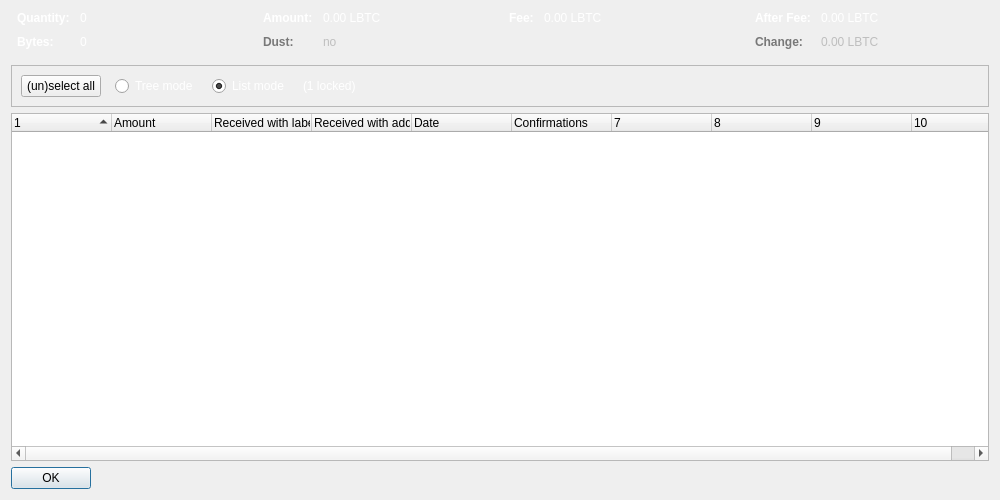
<?xml version="1.0" encoding="UTF-8"?>
<ui version="4.0">
 <class>CoinControlDialog</class>
 <widget class="QDialog" name="CoinControlDialog">
  <property name="geometry">
   <rect>
    <x>0</x>
    <y>0</y>
    <width>1000</width>
    <height>500</height>
   </rect>
  </property>
  <property name="windowTitle">
   <string>Coin Selection</string>
  </property>
  <layout class="QVBoxLayout" name="verticalLayout">
   <item>
    <layout class="QHBoxLayout" name="horizontalLayoutTop" stretch="0,0,0,0">
     <property name="topMargin">
      <number>0</number>
     </property>
     <property name="bottomMargin">
      <number>10</number>
     </property>
     <item>
      <layout class="QFormLayout" name="formLayoutCoinControl1">
       <property name="horizontalSpacing">
        <number>10</number>
       </property>
       <property name="verticalSpacing">
        <number>10</number>
       </property>
       <property name="leftMargin">
        <number>6</number>
       </property>
       <property name="rightMargin">
        <number>6</number>
       </property>
       <item row="0" column="0">
        <widget class="QLabel" name="labelCoinControlQuantityText">
         <property name="palette">
          <palette>
           <active>
            <colorrole role="WindowText">
             <brush brushstyle="SolidPattern">
              <color alpha="255">
               <red>255</red>
               <green>255</green>
               <blue>255</blue>
              </color>
             </brush>
            </colorrole>
           </active>
           <inactive>
            <colorrole role="WindowText">
             <brush brushstyle="SolidPattern">
              <color alpha="255">
               <red>255</red>
               <green>255</green>
               <blue>255</blue>
              </color>
             </brush>
            </colorrole>
           </inactive>
           <disabled>
            <colorrole role="WindowText">
             <brush brushstyle="SolidPattern">
              <color alpha="255">
               <red>120</red>
               <green>120</green>
               <blue>120</blue>
              </color>
             </brush>
            </colorrole>
           </disabled>
          </palette>
         </property>
         <property name="font">
          <font>
           <weight>75</weight>
           <bold>true</bold>
          </font>
         </property>
         <property name="text">
          <string>Quantity:</string>
         </property>
        </widget>
       </item>
       <item row="0" column="1">
        <widget class="QLabel" name="labelCoinControlQuantity">
         <property name="palette">
          <palette>
           <active>
            <colorrole role="WindowText">
             <brush brushstyle="SolidPattern">
              <color alpha="255">
               <red>255</red>
               <green>255</green>
               <blue>255</blue>
              </color>
             </brush>
            </colorrole>
           </active>
           <inactive>
            <colorrole role="WindowText">
             <brush brushstyle="SolidPattern">
              <color alpha="255">
               <red>255</red>
               <green>255</green>
               <blue>255</blue>
              </color>
             </brush>
            </colorrole>
           </inactive>
           <disabled>
            <colorrole role="WindowText">
             <brush brushstyle="SolidPattern">
              <color alpha="255">
               <red>120</red>
               <green>120</green>
               <blue>120</blue>
              </color>
             </brush>
            </colorrole>
           </disabled>
          </palette>
         </property>
         <property name="cursor">
          <cursorShape>IBeamCursor</cursorShape>
         </property>
         <property name="contextMenuPolicy">
          <enum>Qt::ActionsContextMenu</enum>
         </property>
         <property name="text">
          <string notr="true">0</string>
         </property>
         <property name="textInteractionFlags">
          <set>Qt::LinksAccessibleByMouse|Qt::TextSelectableByKeyboard|Qt::TextSelectableByMouse</set>
         </property>
        </widget>
       </item>
       <item row="1" column="0">
        <widget class="QLabel" name="labelCoinControlBytesText">
         <property name="palette">
          <palette>
           <active>
            <colorrole role="WindowText">
             <brush brushstyle="SolidPattern">
              <color alpha="255">
               <red>255</red>
               <green>255</green>
               <blue>255</blue>
              </color>
             </brush>
            </colorrole>
           </active>
           <inactive>
            <colorrole role="WindowText">
             <brush brushstyle="SolidPattern">
              <color alpha="255">
               <red>255</red>
               <green>255</green>
               <blue>255</blue>
              </color>
             </brush>
            </colorrole>
           </inactive>
           <disabled>
            <colorrole role="WindowText">
             <brush brushstyle="SolidPattern">
              <color alpha="255">
               <red>120</red>
               <green>120</green>
               <blue>120</blue>
              </color>
             </brush>
            </colorrole>
           </disabled>
          </palette>
         </property>
         <property name="font">
          <font>
           <weight>75</weight>
           <bold>true</bold>
          </font>
         </property>
         <property name="text">
          <string>Bytes:</string>
         </property>
        </widget>
       </item>
       <item row="1" column="1">
        <widget class="QLabel" name="labelCoinControlBytes">
         <property name="palette">
          <palette>
           <active>
            <colorrole role="WindowText">
             <brush brushstyle="SolidPattern">
              <color alpha="255">
               <red>255</red>
               <green>255</green>
               <blue>255</blue>
              </color>
             </brush>
            </colorrole>
           </active>
           <inactive>
            <colorrole role="WindowText">
             <brush brushstyle="SolidPattern">
              <color alpha="255">
               <red>255</red>
               <green>255</green>
               <blue>255</blue>
              </color>
             </brush>
            </colorrole>
           </inactive>
           <disabled>
            <colorrole role="WindowText">
             <brush brushstyle="SolidPattern">
              <color alpha="255">
               <red>120</red>
               <green>120</green>
               <blue>120</blue>
              </color>
             </brush>
            </colorrole>
           </disabled>
          </palette>
         </property>
         <property name="cursor">
          <cursorShape>IBeamCursor</cursorShape>
         </property>
         <property name="contextMenuPolicy">
          <enum>Qt::ActionsContextMenu</enum>
         </property>
         <property name="text">
          <string notr="true">0</string>
         </property>
         <property name="textInteractionFlags">
          <set>Qt::LinksAccessibleByMouse|Qt::TextSelectableByKeyboard|Qt::TextSelectableByMouse</set>
         </property>
        </widget>
       </item>
      </layout>
     </item>
     <item>
      <layout class="QFormLayout" name="formLayoutCoinControl2">
       <property name="horizontalSpacing">
        <number>10</number>
       </property>
       <property name="verticalSpacing">
        <number>10</number>
       </property>
       <property name="leftMargin">
        <number>6</number>
       </property>
       <property name="rightMargin">
        <number>6</number>
       </property>
       <item row="0" column="0">
        <widget class="QLabel" name="labelCoinControlAmountText">
         <property name="palette">
          <palette>
           <active>
            <colorrole role="WindowText">
             <brush brushstyle="SolidPattern">
              <color alpha="255">
               <red>255</red>
               <green>255</green>
               <blue>255</blue>
              </color>
             </brush>
            </colorrole>
           </active>
           <inactive>
            <colorrole role="WindowText">
             <brush brushstyle="SolidPattern">
              <color alpha="255">
               <red>255</red>
               <green>255</green>
               <blue>255</blue>
              </color>
             </brush>
            </colorrole>
           </inactive>
           <disabled>
            <colorrole role="WindowText">
             <brush brushstyle="SolidPattern">
              <color alpha="255">
               <red>120</red>
               <green>120</green>
               <blue>120</blue>
              </color>
             </brush>
            </colorrole>
           </disabled>
          </palette>
         </property>
         <property name="font">
          <font>
           <weight>75</weight>
           <bold>true</bold>
          </font>
         </property>
         <property name="text">
          <string>Amount:</string>
         </property>
        </widget>
       </item>
       <item row="0" column="1">
        <widget class="QLabel" name="labelCoinControlAmount">
         <property name="palette">
          <palette>
           <active>
            <colorrole role="WindowText">
             <brush brushstyle="SolidPattern">
              <color alpha="255">
               <red>255</red>
               <green>255</green>
               <blue>255</blue>
              </color>
             </brush>
            </colorrole>
           </active>
           <inactive>
            <colorrole role="WindowText">
             <brush brushstyle="SolidPattern">
              <color alpha="255">
               <red>255</red>
               <green>255</green>
               <blue>255</blue>
              </color>
             </brush>
            </colorrole>
           </inactive>
           <disabled>
            <colorrole role="WindowText">
             <brush brushstyle="SolidPattern">
              <color alpha="255">
               <red>120</red>
               <green>120</green>
               <blue>120</blue>
              </color>
             </brush>
            </colorrole>
           </disabled>
          </palette>
         </property>
         <property name="cursor">
          <cursorShape>IBeamCursor</cursorShape>
         </property>
         <property name="contextMenuPolicy">
          <enum>Qt::ActionsContextMenu</enum>
         </property>
         <property name="text">
          <string notr="true">0.00 LBTC</string>
         </property>
         <property name="textInteractionFlags">
          <set>Qt::LinksAccessibleByMouse|Qt::TextSelectableByKeyboard|Qt::TextSelectableByMouse</set>
         </property>
        </widget>
       </item>
       <item row="1" column="0">
        <widget class="QLabel" name="labelCoinControlLowOutputText">
         <property name="enabled">
          <bool>false</bool>
         </property>
         <property name="palette">
          <palette>
           <active>
            <colorrole role="WindowText">
             <brush brushstyle="SolidPattern">
              <color alpha="255">
               <red>255</red>
               <green>255</green>
               <blue>255</blue>
              </color>
             </brush>
            </colorrole>
           </active>
           <inactive>
            <colorrole role="WindowText">
             <brush brushstyle="SolidPattern">
              <color alpha="255">
               <red>255</red>
               <green>255</green>
               <blue>255</blue>
              </color>
             </brush>
            </colorrole>
           </inactive>
           <disabled>
            <colorrole role="WindowText">
             <brush brushstyle="SolidPattern">
              <color alpha="255">
               <red>120</red>
               <green>120</green>
               <blue>120</blue>
              </color>
             </brush>
            </colorrole>
           </disabled>
          </palette>
         </property>
         <property name="font">
          <font>
           <weight>75</weight>
           <bold>true</bold>
          </font>
         </property>
         <property name="text">
          <string>Dust:</string>
         </property>
        </widget>
       </item>
       <item row="1" column="1">
        <widget class="QLabel" name="labelCoinControlLowOutput">
         <property name="enabled">
          <bool>false</bool>
         </property>
         <property name="palette">
          <palette>
           <active>
            <colorrole role="WindowText">
             <brush brushstyle="SolidPattern">
              <color alpha="255">
               <red>255</red>
               <green>255</green>
               <blue>255</blue>
              </color>
             </brush>
            </colorrole>
           </active>
           <inactive>
            <colorrole role="WindowText">
             <brush brushstyle="SolidPattern">
              <color alpha="255">
               <red>255</red>
               <green>255</green>
               <blue>255</blue>
              </color>
             </brush>
            </colorrole>
           </inactive>
           <disabled>
            <colorrole role="WindowText">
             <brush brushstyle="SolidPattern">
              <color alpha="255">
               <red>120</red>
               <green>120</green>
               <blue>120</blue>
              </color>
             </brush>
            </colorrole>
           </disabled>
          </palette>
         </property>
         <property name="cursor">
          <cursorShape>IBeamCursor</cursorShape>
         </property>
         <property name="contextMenuPolicy">
          <enum>Qt::ActionsContextMenu</enum>
         </property>
         <property name="text">
          <string notr="true">no</string>
         </property>
         <property name="textInteractionFlags">
          <set>Qt::LinksAccessibleByMouse|Qt::TextSelectableByKeyboard|Qt::TextSelectableByMouse</set>
         </property>
        </widget>
       </item>
      </layout>
     </item>
     <item>
      <layout class="QFormLayout" name="formLayoutCoinControl3">
       <property name="horizontalSpacing">
        <number>10</number>
       </property>
       <property name="verticalSpacing">
        <number>10</number>
       </property>
       <property name="leftMargin">
        <number>6</number>
       </property>
       <property name="rightMargin">
        <number>6</number>
       </property>
       <item row="0" column="0">
        <widget class="QLabel" name="labelCoinControlFeeText">
         <property name="palette">
          <palette>
           <active>
            <colorrole role="WindowText">
             <brush brushstyle="SolidPattern">
              <color alpha="255">
               <red>255</red>
               <green>255</green>
               <blue>255</blue>
              </color>
             </brush>
            </colorrole>
           </active>
           <inactive>
            <colorrole role="WindowText">
             <brush brushstyle="SolidPattern">
              <color alpha="255">
               <red>255</red>
               <green>255</green>
               <blue>255</blue>
              </color>
             </brush>
            </colorrole>
           </inactive>
           <disabled>
            <colorrole role="WindowText">
             <brush brushstyle="SolidPattern">
              <color alpha="255">
               <red>120</red>
               <green>120</green>
               <blue>120</blue>
              </color>
             </brush>
            </colorrole>
           </disabled>
          </palette>
         </property>
         <property name="font">
          <font>
           <weight>75</weight>
           <bold>true</bold>
          </font>
         </property>
         <property name="text">
          <string>Fee:</string>
         </property>
        </widget>
       </item>
       <item row="0" column="1">
        <widget class="QLabel" name="labelCoinControlFee">
         <property name="palette">
          <palette>
           <active>
            <colorrole role="WindowText">
             <brush brushstyle="SolidPattern">
              <color alpha="255">
               <red>255</red>
               <green>255</green>
               <blue>255</blue>
              </color>
             </brush>
            </colorrole>
           </active>
           <inactive>
            <colorrole role="WindowText">
             <brush brushstyle="SolidPattern">
              <color alpha="255">
               <red>255</red>
               <green>255</green>
               <blue>255</blue>
              </color>
             </brush>
            </colorrole>
           </inactive>
           <disabled>
            <colorrole role="WindowText">
             <brush brushstyle="SolidPattern">
              <color alpha="255">
               <red>120</red>
               <green>120</green>
               <blue>120</blue>
              </color>
             </brush>
            </colorrole>
           </disabled>
          </palette>
         </property>
         <property name="cursor">
          <cursorShape>IBeamCursor</cursorShape>
         </property>
         <property name="contextMenuPolicy">
          <enum>Qt::ActionsContextMenu</enum>
         </property>
         <property name="text">
          <string notr="true">0.00 LBTC</string>
         </property>
         <property name="textInteractionFlags">
          <set>Qt::LinksAccessibleByMouse|Qt::TextSelectableByKeyboard|Qt::TextSelectableByMouse</set>
         </property>
        </widget>
       </item>
      </layout>
     </item>
     <item>
      <layout class="QFormLayout" name="formLayoutCoinControl4">
       <property name="horizontalSpacing">
        <number>10</number>
       </property>
       <property name="verticalSpacing">
        <number>10</number>
       </property>
       <property name="leftMargin">
        <number>6</number>
       </property>
       <property name="rightMargin">
        <number>6</number>
       </property>
       <item row="0" column="0">
        <widget class="QLabel" name="labelCoinControlAfterFeeText">
         <property name="palette">
          <palette>
           <active>
            <colorrole role="WindowText">
             <brush brushstyle="SolidPattern">
              <color alpha="255">
               <red>255</red>
               <green>255</green>
               <blue>255</blue>
              </color>
             </brush>
            </colorrole>
           </active>
           <inactive>
            <colorrole role="WindowText">
             <brush brushstyle="SolidPattern">
              <color alpha="255">
               <red>255</red>
               <green>255</green>
               <blue>255</blue>
              </color>
             </brush>
            </colorrole>
           </inactive>
           <disabled>
            <colorrole role="WindowText">
             <brush brushstyle="SolidPattern">
              <color alpha="255">
               <red>120</red>
               <green>120</green>
               <blue>120</blue>
              </color>
             </brush>
            </colorrole>
           </disabled>
          </palette>
         </property>
         <property name="font">
          <font>
           <weight>75</weight>
           <bold>true</bold>
          </font>
         </property>
         <property name="text">
          <string>After Fee:</string>
         </property>
        </widget>
       </item>
       <item row="0" column="1">
        <widget class="QLabel" name="labelCoinControlAfterFee">
         <property name="palette">
          <palette>
           <active>
            <colorrole role="WindowText">
             <brush brushstyle="SolidPattern">
              <color alpha="255">
               <red>255</red>
               <green>255</green>
               <blue>255</blue>
              </color>
             </brush>
            </colorrole>
           </active>
           <inactive>
            <colorrole role="WindowText">
             <brush brushstyle="SolidPattern">
              <color alpha="255">
               <red>255</red>
               <green>255</green>
               <blue>255</blue>
              </color>
             </brush>
            </colorrole>
           </inactive>
           <disabled>
            <colorrole role="WindowText">
             <brush brushstyle="SolidPattern">
              <color alpha="255">
               <red>120</red>
               <green>120</green>
               <blue>120</blue>
              </color>
             </brush>
            </colorrole>
           </disabled>
          </palette>
         </property>
         <property name="cursor">
          <cursorShape>IBeamCursor</cursorShape>
         </property>
         <property name="contextMenuPolicy">
          <enum>Qt::ActionsContextMenu</enum>
         </property>
         <property name="text">
          <string notr="true">0.00 LBTC</string>
         </property>
         <property name="textInteractionFlags">
          <set>Qt::LinksAccessibleByMouse|Qt::TextSelectableByKeyboard|Qt::TextSelectableByMouse</set>
         </property>
        </widget>
       </item>
       <item row="1" column="0">
        <widget class="QLabel" name="labelCoinControlChangeText">
         <property name="enabled">
          <bool>false</bool>
         </property>
         <property name="palette">
          <palette>
           <active>
            <colorrole role="WindowText">
             <brush brushstyle="SolidPattern">
              <color alpha="255">
               <red>255</red>
               <green>255</green>
               <blue>255</blue>
              </color>
             </brush>
            </colorrole>
           </active>
           <inactive>
            <colorrole role="WindowText">
             <brush brushstyle="SolidPattern">
              <color alpha="255">
               <red>255</red>
               <green>255</green>
               <blue>255</blue>
              </color>
             </brush>
            </colorrole>
           </inactive>
           <disabled>
            <colorrole role="WindowText">
             <brush brushstyle="SolidPattern">
              <color alpha="255">
               <red>120</red>
               <green>120</green>
               <blue>120</blue>
              </color>
             </brush>
            </colorrole>
           </disabled>
          </palette>
         </property>
         <property name="font">
          <font>
           <weight>75</weight>
           <bold>true</bold>
          </font>
         </property>
         <property name="text">
          <string>Change:</string>
         </property>
        </widget>
       </item>
       <item row="1" column="1">
        <widget class="QLabel" name="labelCoinControlChange">
         <property name="enabled">
          <bool>false</bool>
         </property>
         <property name="palette">
          <palette>
           <active>
            <colorrole role="WindowText">
             <brush brushstyle="SolidPattern">
              <color alpha="255">
               <red>255</red>
               <green>255</green>
               <blue>255</blue>
              </color>
             </brush>
            </colorrole>
           </active>
           <inactive>
            <colorrole role="WindowText">
             <brush brushstyle="SolidPattern">
              <color alpha="255">
               <red>255</red>
               <green>255</green>
               <blue>255</blue>
              </color>
             </brush>
            </colorrole>
           </inactive>
           <disabled>
            <colorrole role="WindowText">
             <brush brushstyle="SolidPattern">
              <color alpha="255">
               <red>120</red>
               <green>120</green>
               <blue>120</blue>
              </color>
             </brush>
            </colorrole>
           </disabled>
          </palette>
         </property>
         <property name="cursor">
          <cursorShape>IBeamCursor</cursorShape>
         </property>
         <property name="contextMenuPolicy">
          <enum>Qt::ActionsContextMenu</enum>
         </property>
         <property name="text">
          <string notr="true">0.00 LBTC</string>
         </property>
         <property name="textInteractionFlags">
          <set>Qt::LinksAccessibleByMouse|Qt::TextSelectableByKeyboard|Qt::TextSelectableByMouse</set>
         </property>
        </widget>
       </item>
      </layout>
     </item>
    </layout>
   </item>
   <item>
    <widget class="QFrame" name="frame">
     <property name="minimumSize">
      <size>
       <width>0</width>
       <height>40</height>
      </size>
     </property>
     <property name="frameShape">
      <enum>QFrame::StyledPanel</enum>
     </property>
     <property name="frameShadow">
      <enum>QFrame::Sunken</enum>
     </property>
     <layout class="QHBoxLayout" name="horizontalLayout">
      <item>
       <layout class="QHBoxLayout" name="horizontalLayoutPanel" stretch="0,0,0,0,0">
        <property name="spacing">
         <number>14</number>
        </property>
        <item>
         <widget class="QPushButton" name="pushButtonSelectAll">
          <property name="sizePolicy">
           <sizepolicy hsizetype="Maximum" vsizetype="Fixed">
            <horstretch>0</horstretch>
            <verstretch>0</verstretch>
           </sizepolicy>
          </property>
          <property name="text">
           <string>(un)select all</string>
          </property>
          <property name="autoDefault">
           <bool>false</bool>
          </property>
         </widget>
        </item>
        <item>
         <widget class="QRadioButton" name="radioTreeMode">
          <property name="sizePolicy">
           <sizepolicy hsizetype="Maximum" vsizetype="Fixed">
            <horstretch>0</horstretch>
            <verstretch>0</verstretch>
           </sizepolicy>
          </property>
          <property name="palette">
           <palette>
            <active>
             <colorrole role="WindowText">
              <brush brushstyle="SolidPattern">
               <color alpha="255">
                <red>255</red>
                <green>255</green>
                <blue>255</blue>
               </color>
              </brush>
             </colorrole>
            </active>
            <inactive>
             <colorrole role="WindowText">
              <brush brushstyle="SolidPattern">
               <color alpha="255">
                <red>255</red>
                <green>255</green>
                <blue>255</blue>
               </color>
              </brush>
             </colorrole>
            </inactive>
            <disabled>
             <colorrole role="WindowText">
              <brush brushstyle="SolidPattern">
               <color alpha="255">
                <red>120</red>
                <green>120</green>
                <blue>120</blue>
               </color>
              </brush>
             </colorrole>
            </disabled>
           </palette>
          </property>
          <property name="text">
           <string>Tree mode</string>
          </property>
         </widget>
        </item>
        <item>
         <widget class="QRadioButton" name="radioListMode">
          <property name="sizePolicy">
           <sizepolicy hsizetype="Maximum" vsizetype="Fixed">
            <horstretch>0</horstretch>
            <verstretch>0</verstretch>
           </sizepolicy>
          </property>
          <property name="palette">
           <palette>
            <active>
             <colorrole role="WindowText">
              <brush brushstyle="SolidPattern">
               <color alpha="255">
                <red>255</red>
                <green>255</green>
                <blue>255</blue>
               </color>
              </brush>
             </colorrole>
            </active>
            <inactive>
             <colorrole role="WindowText">
              <brush brushstyle="SolidPattern">
               <color alpha="255">
                <red>255</red>
                <green>255</green>
                <blue>255</blue>
               </color>
              </brush>
             </colorrole>
            </inactive>
            <disabled>
             <colorrole role="WindowText">
              <brush brushstyle="SolidPattern">
               <color alpha="255">
                <red>120</red>
                <green>120</green>
                <blue>120</blue>
               </color>
              </brush>
             </colorrole>
            </disabled>
           </palette>
          </property>
          <property name="text">
           <string>List mode</string>
          </property>
          <property name="checked">
           <bool>true</bool>
          </property>
         </widget>
        </item>
        <item>
         <widget class="QLabel" name="labelLocked">
          <property name="palette">
           <palette>
            <active>
             <colorrole role="WindowText">
              <brush brushstyle="SolidPattern">
               <color alpha="255">
                <red>255</red>
                <green>255</green>
                <blue>255</blue>
               </color>
              </brush>
             </colorrole>
            </active>
            <inactive>
             <colorrole role="WindowText">
              <brush brushstyle="SolidPattern">
               <color alpha="255">
                <red>255</red>
                <green>255</green>
                <blue>255</blue>
               </color>
              </brush>
             </colorrole>
            </inactive>
            <disabled>
             <colorrole role="WindowText">
              <brush brushstyle="SolidPattern">
               <color alpha="255">
                <red>120</red>
                <green>120</green>
                <blue>120</blue>
               </color>
              </brush>
             </colorrole>
            </disabled>
           </palette>
          </property>
          <property name="text">
           <string notr="true">(1 locked)</string>
          </property>
         </widget>
        </item>
        <item>
         <spacer name="horizontalSpacer">
          <property name="orientation">
           <enum>Qt::Horizontal</enum>
          </property>
          <property name="sizeHint" stdset="0">
           <size>
            <width>40</width>
            <height>20</height>
           </size>
          </property>
         </spacer>
        </item>
       </layout>
      </item>
     </layout>
    </widget>
   </item>
   <item>
    <widget class="CoinControlTreeWidget" name="treeWidget">
     <property name="contextMenuPolicy">
      <enum>Qt::CustomContextMenu</enum>
     </property>
     <property name="sortingEnabled">
      <bool>false</bool>
     </property>
     <property name="columnCount">
      <number>10</number>
     </property>
     <attribute name="headerShowSortIndicator" stdset="0">
      <bool>true</bool>
     </attribute>
     <attribute name="headerStretchLastSection">
      <bool>false</bool>
     </attribute>
     <column>
      <property name="text">
       <string/>
      </property>
     </column>
     <column>
      <property name="text">
       <string>Amount</string>
      </property>
     </column>
     <column>
      <property name="text">
       <string>Received with label</string>
      </property>
     </column>
     <column>
      <property name="text">
       <string>Received with address</string>
      </property>
     </column>
     <column>
      <property name="text">
       <string>Date</string>
      </property>
     </column>
     <column>
      <property name="text">
       <string>Confirmations</string>
      </property>
      <property name="toolTip">
       <string>Confirmed</string>
      </property>
     </column>
     <column>
      <property name="text">
       <string/>
      </property>
     </column>
     <column>
      <property name="text">
       <string/>
      </property>
     </column>
     <column>
      <property name="text">
       <string/>
      </property>
     </column>
     <column>
      <property name="text">
       <string/>
      </property>
     </column>
    </widget>
   </item>
   <item>
    <widget class="QDialogButtonBox" name="buttonBox">
     <property name="sizePolicy">
      <sizepolicy hsizetype="Maximum" vsizetype="Fixed">
       <horstretch>0</horstretch>
       <verstretch>0</verstretch>
      </sizepolicy>
     </property>
     <property name="orientation">
      <enum>Qt::Horizontal</enum>
     </property>
     <property name="standardButtons">
      <set>QDialogButtonBox::Ok</set>
     </property>
    </widget>
   </item>
  </layout>
 </widget>
 <customwidgets>
  <customwidget>
   <class>CoinControlTreeWidget</class>
   <extends>QTreeWidget</extends>
   <header>coincontroltreewidget.h</header>
  </customwidget>
 </customwidgets>
 <resources/>
 <connections/>
</ui>
